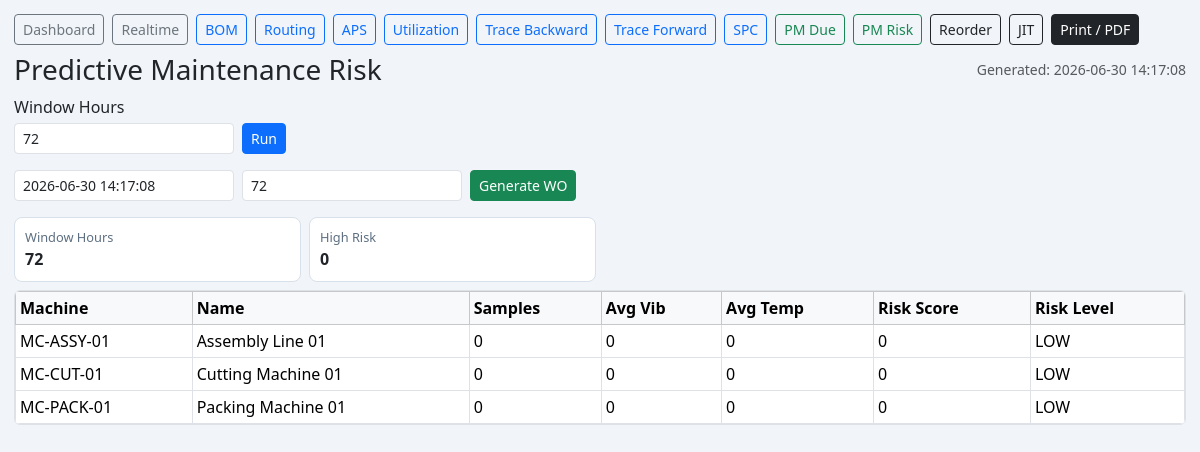
The app's page /manufacturing_report.php?report=maintenance_risk (signed in) with its own data.
### tables this page shows
CREATE TABLE `maintenance_plan` (
  `id` int(11) NOT NULL AUTO_INCREMENT,
  `machine_code` varchar(60) NOT NULL,
  `plan_type` enum('PREVENTIVE','PREDICTIVE') NOT NULL DEFAULT 'PREVENTIVE',
  `interval_hours` decimal(12,3) NOT NULL DEFAULT 0.000,
  `interval_days` int(11) NOT NULL DEFAULT 0,
  `last_maintenance_at` datetime DEFAULT NULL,
  `last_maintenance_runtime` decimal(14,3) NOT NULL DEFAULT 0.000,
  `next_due_at` datetime DEFAULT NULL,
  `threshold_vibration` decimal(10,4) DEFAULT NULL,
  `threshold_temp` decimal(10,4) DEFAULT NULL,
  `active` tinyint(1) NOT NULL DEFAULT 1,
  `note` varchar(255) DEFAULT NULL,
  `created_at` datetime NOT NULL DEFAULT current_timestamp(),
  `updated_at` datetime DEFAULT NULL ON UPDATE current_timestamp(),
  PRIMARY KEY (`id`),
  KEY `idx_maint_plan_machine` (`machine_code`),
  KEY `idx_maint_plan_due` (`next_due_at`,`active`)
);

### src/ManufacturingService.php (called while the page is built, shortened)
<?php
final class ManufacturingService
{
    private PDO $pdo;
    public function __construct(PDO $pdo, SchemaService $schema)
    {
        $this->pdo = $pdo;
    }
    public function maintenanceRisk(int $windowHours = 72): array
    {
        $from = (new DateTimeImmutable('now'))->sub(new DateInterval('PT' . $windowHours . 'H'))->format('Y-m-d H:i:s');
        $stmt = $this->pdo->prepare(
            "SELECT
                p.id AS plan_id,
                p.machine_code,
                p.threshold_vibration,
                p.threshold_temp,
                a.machine_name,
                a.status AS machine_status,
                COALESCE(AVG(r.vibration), 0) AS avg_vibration,
                COALESCE(AVG(r.temp_c), 0) AS avg_temp,
                COUNT(r.id) AS sample_count
             FROM maintenance_plan p
             LEFT JOIN asset_machine a ON a.machine_code = p.machine_code
             LEFT JOIN machine_runtime_log r ON r.machine_code = p.machine_code AND r.log_time >= :from_time
             WHERE p.active = 1
             GROUP BY p.id, p.machine_code, p.threshold_vibration, p.threshold_temp, a.machine_name, a.status
             ORDER BY p.machine_code"
        );
        $stmt->execute(['from_time' => $from]);
        $rows = [];
        foreach ($stmt->fetchAll() as $row) {
            $thV = (float)($row['threshold_vibration'] ?? 0);
            $thT = (float)($row['threshold_temp'] ?? 0);
            $avgV = (float)$row['avg_vibration'];
            $avgT = (float)$row['avg_temp'];
            $scoreV = $thV > 0 ? ($avgV / $thV) : 0;
            $scoreT = $thT > 0 ? ($avgT / $thT) : 0;
            $score = max($scoreV, $scoreT);
            $level = 'LOW';
            $rows[] = [
                'plan_id' => (int)$row['plan_id'],
                'machine_code' => (string)$row['machine_code'],
                'machine_name' => (string)($row['machine_name'] ?? ''),
                'machine_status' => (string)($row['machine_status'] ?? ''),
                'sample_count' => (int)$row['sample_count'],
                'avg_vibration' => round($avgV, 4),
                'avg_temp' => round($avgT, 4),
                'threshold_vibration' => round($thV, 4),
                'threshold_temp' => round($thT, 4),
                'risk_score' => round($score, 4),
                'risk_level' => $level,
            ];
        }
        usort($rows, static fn(array $a, array $b): int => $b['risk_score'] <=> $a['risk_score']);
        return [
            'window_hours' => $windowHours,
            'from_time' => $from,
            'rows' => $rows,
            'high_risk_count' => count(array_filter($rows, static fn(array $r): bool => in_array($r['risk_level'], ['HIGH', 'CRITICAL'], true))),
        ];
    }
}

### manufacturing_report.php (the view, shortened to what this page needs)
<?php
require __DIR__ . '/bootstrap.php';
function h($value): string
{
    return htmlspecialchars((string)$value, ENT_QUOTES, 'UTF-8');
}
function n($value, int $decimals = 2): string
{
    return number_format((float)$value, $decimals);
}
$report = trim((string)($_GET['report'] ?? 'bom_explosion'));
$titleMap = [
    'bom_explosion' => 'รายละเอียดโครงสร้างผลิตภัณฑ์ BOM',
    'routing_plan' => 'Dynamic Routing Plan',
    'aps_board' => 'APS Scheduling Board',
    'resource_utilization' => 'Resource Utilization',
    'trace_backward' => 'Traceability Backward',
    'trace_forward' => 'Traceability Forward',
    'spc' => 'SPC Control Report',
    'maintenance_due' => 'Preventive Maintenance Due',
    'maintenance_risk' => 'Predictive Maintenance Risk',
    'inventory_reorder' => 'Auto Reorder Point',
    'jit_plan' => 'JIT Material Plan',
];
$title = $titleMap[$report] ?? $report;
$today = date('Y-m-d');
$defaultFrom = date('Y-m-d', strtotime('-29 days'));
$defaultTo = $today;
$error = '';
$result = [];
$rows = [];
$columns = [];
$metrics = [];
try {
    switch ($report) {
        case 'maintenance_risk':
            $windowHours = (int)($_GET['window_hours'] ?? 72);
            $result = $manufacturingService->maintenanceRisk($windowHours);
            $rows = $result['rows'] ?? [];
            $columns = ['machine_code' => 'Machine', 'machine_name' => 'Name', 'sample_count' => 'Samples', 'avg_vibration' => 'Avg Vib', 'avg_temp' => 'Avg Temp', 'risk_score' => 'Risk Score', 'risk_level' => 'Risk Level'];
            $metrics = ['Window Hours' => $result['window_hours'] ?? 72, 'High Risk' => $result['high_risk_count'] ?? 0];
            break;
    }
} catch (Throwable $e) {
    $error = $e->getMessage();
}
?><!doctype html>
<html lang="th">
<head>
    <link rel="stylesheet" href="https://cdn.jsdelivr.net/npm/bootstrap@5.3.3/dist/css/bootstrap.min.css">
    <link rel="stylesheet" href="assets/global-menu.css">
</head>
<body>
<div class="wrap">
    <div class="d-flex flex-wrap gap-2 mb-2 no-print">
        <a class="btn btn-sm btn-outline-secondary" href="index.php?page=dashboard">Dashboard</a>
        <a class="btn btn-sm btn-outline-secondary" href="manufacturing_dashboard.php">Realtime</a>
        <a class="btn btn-sm btn-outline-primary" href="manufacturing_report.php?report=bom_explosion">BOM</a>
        <a class="btn btn-sm btn-outline-primary" href="manufacturing_report.php?report=routing_plan">Routing</a>
        <a class="btn btn-sm btn-outline-primary" href="manufacturing_report.php?report=aps_board">APS</a>
        <a class="btn btn-sm btn-outline-primary" href="manufacturing_report.php?report=resource_utilization">Utilization</a>
        <a class="btn btn-sm btn-outline-primary" href="manufacturing_report.php?report=trace_backward">Trace Backward</a>
        <a class="btn btn-sm btn-outline-primary" href="manufacturing_report.php?report=trace_forward">Trace Forward</a>
        <a class="btn btn-sm btn-outline-primary" href="manufacturing_report.php?report=spc">SPC</a>
        <a class="btn btn-sm btn-outline-success" href="manufacturing_report.php?report=maintenance_due">PM Due</a>
        <a class="btn btn-sm btn-outline-success" href="manufacturing_report.php?report=maintenance_risk">PM Risk</a>
        <a class="btn btn-sm btn-outline-dark" href="manufacturing_report.php?report=inventory_reorder">Reorder</a>
        <a class="btn btn-sm btn-outline-dark" href="manufacturing_report.php?report=jit_plan">JIT</a>
        <button class="btn btn-sm btn-dark" onclick="window.print()">Print / PDF</button>
    </div>
    <div class="d-flex justify-content-between align-items-center mb-2">
        <h3 class="m-0"><?= h($title) ?></h3>
        <small class="text-muted">Generated: <?= h(date('Y-m-d H:i:s')) ?></small>
    </div>
    <?php if ($error !== ''): ?>
        <div class="alert alert-danger"><strong>Report Error:</strong> <?= h($error) ?></div>
    <?php else: ?>
        <form method="get" class="row g-2 mb-3 no-print">
            <?php if ($report === 'maintenance_risk'): ?>
                <div class="col-auto">
                    <label class="form-label mb-1">Window Hours</label>
                    <input class="form-control form-control-sm" type="number" name="window_hours" value="<?= h((string)($_GET['window_hours'] ?? ($result['window_hours'] ?? 72))) ?>">
                </div>
            <?php endif; ?>
            <div class="col-auto align-self-end">
                <button class="btn btn-sm btn-primary">Run</button>
            </div>
        </form>
        <?php if (in_array($report, ['aps_board', 'maintenance_due', 'maintenance_risk', 'inventory_reorder', 'jit_plan'], true)): ?>
            <form method="post" class="row g-2 mb-3 no-print">
                <?php if ($report === 'aps_board'): ?>
                    <input type="hidden" name="action" value="aps_generate">
                    <div class="col-auto"><input class="form-control form-control-sm" type="date" name="date_from" value="<?= h((string)($result['from_date'] ?? $defaultFrom)) ?>"></div>
                    <div class="col-auto"><input class="form-control form-control-sm" type="date" name="date_to" value="<?= h((string)($result['to_date'] ?? $defaultTo)) ?>"></div>
                    <div class="col-auto"><select class="form-select form-select-sm" name="reschedule"><option value="0">No Reschedule</option><option value="1">Reschedule</option></select></div>
                    <div class="col-md-3"><input class="form-control form-control-sm" name="reason" value="advanced heuristic"></div>
                    <div class="col-auto"><input class="form-control form-control-sm" type="number" step="0.1" name="weight_late" value="20" title="weight late"></div>
                    <div class="col-auto"><input class="form-control form-control-sm" type="number" step="0.1" name="weight_setup" value="3" title="weight setup"></div>
                    <div class="col-auto"><input class="form-control form-control-sm" type="number" step="0.1" name="weight_load" value="1" title="weight load"></div>
                    <div class="col-auto"><input class="form-control form-control-sm" type="number" step="0.1" name="split_lot_default" value="0" title="split lot"></div>
                    <div class="col-auto"><input class="form-control form-control-sm" type="number" name="max_batches" value="100" title="max batches"></div>
                    <div class="col-auto form-check align-self-center"><input class="form-check-input" type="checkbox" name="allow_alternative" checked> <label class="form-check-label">Alt Center</label></div>
                    <div class="col-auto"><button class="btn btn-sm btn-success">Generate APS+</button></div>
                <?php elseif (in_array($report, ['maintenance_due', 'maintenance_risk'], true)): ?>
                    <div class="col-auto"><input class="form-control form-control-sm" name="as_of_date" value="<?= h(date('Y-m-d H:i:s')) ?>"></div>
                    <div class="col-auto"><input class="form-control form-control-sm" type="number" name="window_hours" value="<?= h((string)($result['window_hours'] ?? 72)) ?>"></div>
                    <div class="col-auto"><button class="btn btn-sm btn-success">Generate WO</button></div>
                <?php endif; ?>
            </form>
        <?php endif; ?>
        <div class="row g-2 mb-2">
            <?php foreach ($metrics as $k => $v): ?>
                <div class="col-md-3"><div class="metric"><div class="k"><?= h($k) ?></div><div class="v"><?= h(is_numeric($v) ? n((float)$v, (abs((float)$v - (int)$v) < 0.000001 ? 0 : 4)) : (string)$v) ?></div></div></div>
            <?php endforeach; ?>
        </div>
        <div class="table-responsive bg-white border rounded">
            <table class="table table-sm table-bordered mb-0">
                <thead class="table-light">
                <tr>
                    <?php foreach ($columns as $label): ?>
                        <th><?= h($label) ?></th>
                    <?php endforeach; ?>
                </tr>
                </thead>
                <tbody>
                <?php foreach ($rows as $row): ?>
                    <tr>
                        <?php foreach ($columns as $col => $_label): ?>
                            <td><?= h(is_bool($row[$col] ?? null) ? (($row[$col] ?? false) ? 'Yes' : 'No') : (string)($row[$col] ?? '')) ?></td>
                        <?php endforeach; ?>
                    </tr>
                <?php endforeach; ?>
                </tbody>
            </table>
        </div>
    <?php endif; ?>
</div>
</body>
</html>

### manufacturing_report.php (style rules this page uses)
body { background: #f1f5f9; }
.wrap { max-width: 1500px; margin: 0 auto; padding: 14px; }
.table th { white-space: nowrap; }
.metric { background: #fff; border: 1px solid #d8e0ea; border-radius: 8px; padding: 10px; }
.metric .k { font-size: 0.8rem; color: #5d6f81; }
.metric .v { font-weight: 700; font-size: 1rem; }

### records on screen
maintenance_plan: machine_code "MC-ASSY-01", col "Assembly Line 01", col "0", col "LOW"
maintenance_plan: machine_code "MC-CUT-01", col "Cutting Machine 01", col "0", col "LOW"
maintenance_plan: machine_code "MC-PACK-01", col "Packing Machine 01", col "0", col "LOW"

### other values on screen
$title "Predictive Maintenance Risk"
$k "Window Hours"
$k "High Risk"
$label "Machine"
$label "Name"
$label "Samples"
$label "Avg Vib"
$label "Avg Temp"
$label "Risk Score"
$label "Risk Level"
